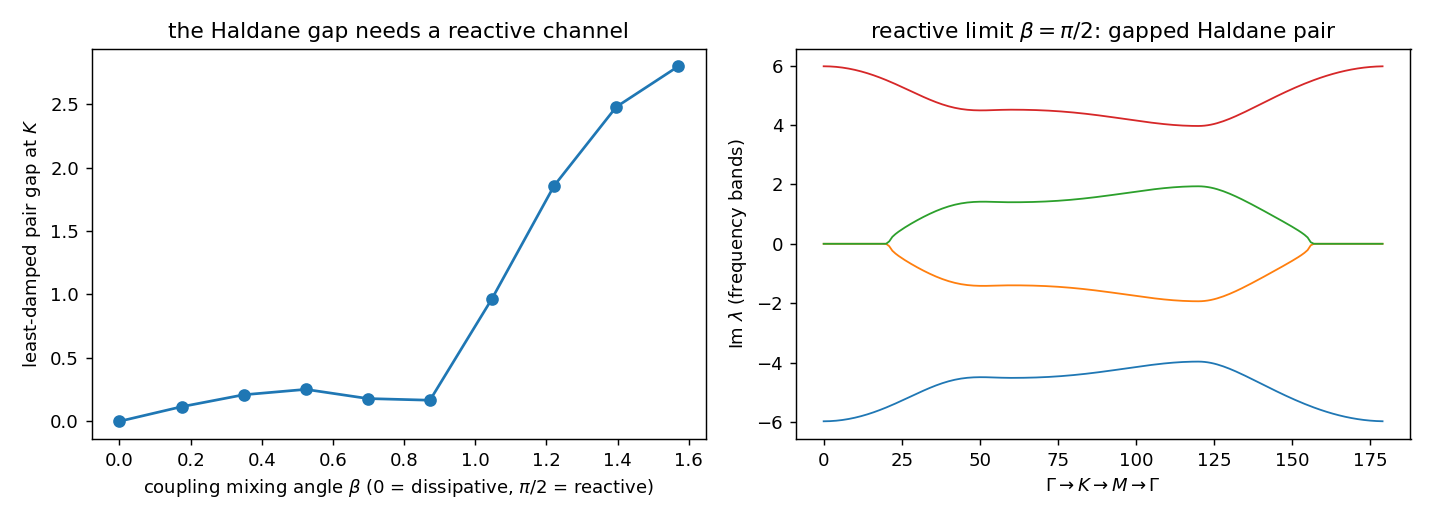

The Python source for this figure:
"""
stuartlandau_haldane_check.py — WHERE the Haldane flux honestly enters the
oscillator linearization (referee-proofing for EMERGENT_FIELDS_PAPER.md)
==========================================================================

THE TRAP (why this script exists): linearizing the PHASE-ONLY Kuramoto-
Sakaguchi model about the uniform synchronized state,

    force on i from j = -K sin(eps_i - eps_j + a_ij)
                      ~ -K sin(a_ij) - K cos(a_ij) (eps_i - eps_j),

gives a coupling matrix ~ cos(a) x (graph Laplacian): REAL SYMMETRIC — cos is
even, so even an antisymmetric lag a_ij = -a_ji contributes identically in
both directions. No mass term, no flux, Dirac points unbroken. Inertia
changes nothing. The Sakaguchi lag CANNOT produce a Haldane phase in a
phase-only model at linear order.

THE HONEST MODEL: limit-cycle (Stuart-Landau) oscillators,

  dz_i/dt = (mu + i w) z_i - |z_i|^2 z_i + e^{i beta} Sum_j g_ij e^{i a_ij} z_j

whose phase reduction IS Kuramoto-Sakaguchi. Two coupling angles matter:
  a_ij : ANTISYMMETRIC link lag (a_ij = -a_ji, Haldane/DMI orientation
         pattern on next-nearest-neighbour bonds) -> the would-be flux;
  beta : the coupling's global dissipative/reactive mixing angle
         (beta = 0: dissipative, real coupling; beta = pi/2: reactive,
         Hamiltonian-like coupling — the magnon limit).

FINDINGS VERIFIED HERE (no Hamiltonian written down by hand):
  (1) The 4x4 Bloch generator M(k) of the linearized dynamics — particle-
      conserving block P(k) = (Haldane Hamiltonian with flux a) plus a local
      anomalous (a, a*) block of strength r0^2 from the amplitude
      nonlinearity — is validated against a brute-force numerical Jacobian
      of the real 2N-dim ODE system on a torus (machine agreement).
  (2) PURELY DISSIPATIVE coupling (beta = 0): the anomalous block pairs each
      Haldane copy with its conjugate (opposite-mass) partner, and the two
      least-damped bands are EXACTLY degenerate at K, K' for every amplitude
      stiffness r0^2: the flux enters the eigenvectors but the spectrum
      stays gapless — no topological phase. (Checked to machine precision.)
      This is the BdG shadow of the phase-only cos-even obstruction.
  (3) REACTIVE coupling component (beta -> pi/2): the conjugate pairing is
      lifted; the positive-frequency band pair acquires the Haldane gap and
      the upper band carries Chern number C = sign(a) (FHS over the
      eigenvector bundle), robust across amplitude stiffness. K-point gap
      grows ~ sin(beta): the flux needs a REACTIVE coupling channel.
  (4) Phase-only control at beta = 0: the 2x2 phase stiffness has d_z == 0
      identically (gap at K exactly zero for all a) — trivial, as claimed.

PLATFORM MORAL: a Haldane phase in oscillator arrays needs (i) amplitude
dynamics (limit-cycle, not phase-only), (ii) an antisymmetric (DMI-like) lag
pattern, and (iii) a reactive component in the coupling. Laser/photonic,
optomechanical, NEMS and JJ couplings are generically complex (reactive +
dissipative), so (iii) is a parameter requirement, not an exclusion.

Run:  python stuartlandau_haldane_check.py     -> prints checks, saves .png
"""
import numpy as np
import matplotlib
matplotlib.use("Agg")
import matplotlib.pyplot as plt

SQ3 = np.sqrt(3.0)
DELTA = np.array([[1.0, 0.0], [-0.5, SQ3 / 2], [-0.5, -SQ3 / 2]])   # A -> B
BVEC = np.array([[0.0, SQ3], [-1.5, -SQ3 / 2], [1.5, -SQ3 / 2]])    # NNN
G1 = 2 * np.pi * np.array([1 / 3, 1 / SQ3])
G2 = 2 * np.pi * np.array([1 / 3, -1 / SQ3])
K_PT = (2 * G1 + G2) / 3

G1C, G2C = 1.0, 0.3          # NN / NNN coupling magnitudes
ALPHA = np.pi / 2            # antisymmetric NNN lag (Haldane/DMI pattern)
MU = 0.5


def structure(kx, ky, alpha, g1=G1C, g2=G2C):
    """Bare Bloch structure matrix S(k): Haldane form with flux = alpha."""
    kb = kx * BVEC[:, 0] + ky * BVEC[:, 1]
    kd = kx * DELTA[:, 0] + ky * DELTA[:, 1]
    gA = 2 * g2 * np.cos(kb + alpha).sum()
    gB = 2 * g2 * np.cos(kb - alpha).sum()
    f = g1 * np.exp(1j * kd).sum()
    return np.array([[gA, f], [np.conj(f), gB]], dtype=complex)


def bloch_generator(kx, ky, mu, alpha, beta, g1=G1C, g2=G2C):
    """4x4 generator of d/dt [aA(k), aB(k), aA*(-k), aB*(-k)] linearized about
    the uniform synchronized state, coupling prefactor e^{i beta}."""
    chi = (3 * g1 + 6 * g2 * np.cos(alpha)) * np.exp(1j * beta)  # uniform sum
    r2 = mu + chi.real                       # fixed-point amplitude^2
    if r2 <= 0:
        raise ValueError("no synchronized limit cycle at these parameters")
    cdiag = mu - 2 * r2 - 1j * chi.imag      # local part in rotating frame
    S = np.exp(1j * beta) * structure(kx, ky, alpha, g1, g2)
    Sm = np.exp(1j * beta) * structure(-kx, -ky, alpha, g1, g2)
    P = cdiag * np.eye(2) + S
    Pc = np.conj(cdiag) * np.eye(2) + np.conj(Sm)
    Q = -r2 * np.eye(2)
    return np.block([[P, Q], [Q, Pc]])


# ----------------------------------------------------------------------------
# (1) validation: brute-force Jacobian on an LxL torus
# ----------------------------------------------------------------------------
def torus_jacobian_eigs(L, mu, alpha, beta, g1=G1C, g2=G2C):
    n = 2 * L * L

    def idx(x, y, s):
        return ((x % L) * L + (y % L)) * 2 + s

    T = np.zeros((n, n), dtype=complex)
    for x in range(L):
        for y in range(L):
            iA, iB = idx(x, y, 0), idx(x, y, 1)
            for jB in (iB, idx(x - 1, y, 1), idx(x, y - 1, 1)):
                T[iA, jB] += g1; T[jB, iA] += g1
            for (dx, dy) in ((1, -1), (0, 1), (-1, 0)):     # +b_m in cell coords
                jA = idx(x + dx, y + dy, 0)
                T[iA, jA] += g2 * np.exp(1j * alpha)
                T[jA, iA] += g2 * np.exp(-1j * alpha)
                jB = idx(x + dx, y + dy, 1)
                T[iB, jB] += g2 * np.exp(-1j * alpha)
                T[jB, iB] += g2 * np.exp(1j * alpha)
    T *= np.exp(1j * beta)
    chi = (3 * g1 + 6 * g2 * np.cos(alpha)) * np.exp(1j * beta)
    r2 = mu + chi.real
    dw = -chi.imag                       # rotating-frame detuning

    def rhs(u):
        z = u[:n] + 1j * u[n:]
        dz = (mu + 1j * dw) * z - np.abs(z) ** 2 * z + T @ z
        return np.concatenate([dz.real, dz.imag])

    u0 = np.concatenate([np.full(n, np.sqrt(r2)), np.zeros(n)])
    assert np.max(np.abs(rhs(u0))) < 1e-12, "uniform state not a fixed point"
    eps = 1e-6
    J = np.empty((2 * n, 2 * n))
    for m in range(2 * n):
        d = np.zeros(2 * n); d[m] = eps
        J[:, m] = (rhs(u0 + d) - rhs(u0 - d)) / (2 * eps)
    return np.linalg.eigvals(J)


def bloch_eigs_all(L, mu, alpha, beta):
    ev = []
    for p in range(L):
        for q in range(L):
            k = (p / L) * G1 + (q / L) * G2
            ev.append(np.linalg.eigvals(
                bloch_generator(k[0], k[1], mu, alpha, beta)))
    return np.concatenate(ev)


# ----------------------------------------------------------------------------
# spectral gap of the least-damped pair at a given k
# ----------------------------------------------------------------------------
def pair_gap(kx, ky, mu, alpha, beta):
    lam = np.linalg.eigvals(bloch_generator(kx, ky, mu, alpha, beta))
    lam = lam[np.argsort(-lam.real)]
    return abs(lam[0] - lam[1])          # complex-plane distance, bands 0-1


# ----------------------------------------------------------------------------
# Chern number of the positive-frequency bands (reactive regime)
# ----------------------------------------------------------------------------
def chern_posfreq(mu, alpha, beta, n=36, band="upper"):
    """FHS Chern number over the eigenvector field of the positive-frequency
    (Im lambda > 0) pair of M(k); band = 'upper'/'lower' by Im lambda."""
    s = (np.arange(n) + 0.5) / n
    u = np.empty((n, n, 4), dtype=complex)
    mingap = np.inf
    sel = 1 if band == "upper" else 0
    for i in range(n):
        for j in range(n):
            k = s[i] * G1 + s[j] * G2
            lam, vec = np.linalg.eig(
                bloch_generator(k[0], k[1], mu, alpha, beta))
            pos = np.argsort(lam.imag)[-2:]          # two largest Im
            pos = pos[np.argsort(lam.imag[pos])]     # [lower, upper]
            u[i, j] = vec[:, pos[sel]]
            mingap = min(mingap, abs(lam[pos[1]] - lam[pos[0]]))

    def link(arr, axis):
        ov = np.sum(np.conj(arr) * np.roll(arr, -1, axis=axis), axis=-1)
        return ov / np.abs(ov)

    U1, U2 = link(u, 0), link(u, 1)
    F = np.angle(U1 * np.roll(U2, -1, axis=0) / (np.roll(U1, -1, axis=1) * U2))
    return int(np.rint(F.sum() / (2 * np.pi))), mingap


def main():
    print("=" * 72)
    print("(1) Bloch generator vs brute-force Jacobian (L=6 torus, 144 dims)")
    for beta in (0.0, np.pi / 2, 0.3):
        ej = torus_jacobian_eigs(6, MU, ALPHA, beta)
        eb = bloch_eigs_all(6, MU, ALPHA, beta)
        # multiset comparison robust to degenerate-eigenvalue sort order
        d = np.abs(ej[:, None] - eb[None, :])
        err = max(d.min(axis=0).max(), d.min(axis=1).max())
        print(f"    beta = {beta:5.3f}:  multiset eig distance = {err:.3e}")
        assert err < 1e-5

    print("(2) DISSIPATIVE coupling (beta=0): least-damped pair at K")
    print("    (particle-hole pairing carries the conjugate, opposite-mass")
    print("     Haldane copy -> exact degeneracy, NO topological gap):")
    for mu in (0.5, 4.0, 32.0):
        g = pair_gap(K_PT[0], K_PT[1], mu, ALPHA, 0.0)
        r2 = mu + 3 * G1C + 6 * G2C * np.cos(ALPHA)
        print(f"    r0^2 = {r2:6.2f}:  |lambda_0 - lambda_1|(K) = {g:.2e}")

    print("(3) REACTIVE coupling (beta=pi/2): positive-frequency bands")
    for a in (ALPHA, -ALPHA):
        C, gap = chern_posfreq(MU, a, np.pi / 2)
        print(f"    alpha = {a:+.3f}:  C(upper) = {C:+d}   "
              f"(min pair gap {gap:.4f})")
    print("    robustness across amplitude stiffness (alpha=+pi/2):")
    for mu in (0.2, 1.0, 4.0, 16.0):
        C, gap = chern_posfreq(mu, ALPHA, np.pi / 2, n=30)
        # at beta=pi/2, alpha=pi/2: chi = 3i*g1 is imaginary => r0^2 = mu
        chi = (3 * G1C + 6 * G2C * np.cos(ALPHA)) * np.exp(1j * np.pi / 2)
        r2 = mu + chi.real
        print(f"    r0^2 = {r2:6.2f}:  C = {C:+d}   (min pair gap {gap:.4f})")

    print("(3b) K-point gap vs dissipative/reactive mixing angle beta:")
    betas = np.linspace(0, np.pi / 2, 10)
    gk = [pair_gap(K_PT[0], K_PT[1], MU, ALPHA, b) for b in betas]
    for b, g in zip(betas, gk):
        print(f"    beta = {b:5.3f}:  gap(K) = {g:.4f}")

    print("(4) phase-only control: d_z(K) with lag, any pattern")
    #    linear phase coefficient is cos(a_ij) = cos(a) both directions ->
    #    the mass channel d_z = (gA - gB)/2 with cos-weights is identically 0:
    kb = K_PT[0] * BVEC[:, 0] + K_PT[1] * BVEC[:, 1]
    dz = (2 * G2C * np.cos(ALPHA) * np.cos(kb).sum()
          - 2 * G2C * np.cos(-ALPHA) * np.cos(kb).sum()) / 2
    print(f"    d_z(K)|phase-only = {dz:.2e}  (gapless for every alpha)")

    fig, ax = plt.subplots(1, 2, figsize=(11, 4))
    ax[0].plot(betas, gk, "o-")
    ax[0].set(xlabel=r"coupling mixing angle $\beta$ (0 = dissipative, "
                     r"$\pi/2$ = reactive)",
              ylabel=r"least-damped pair gap at $K$",
              title="the Haldane gap needs a reactive channel")
    nodes = [np.zeros(2), K_PT, (G1 + G2) / 2, np.zeros(2)]
    path = []
    for a_, b_ in zip(nodes[:-1], nodes[1:]):
        for t in np.linspace(0, 1, 60, endpoint=False):
            path.append(a_ + t * (b_ - a_))
    lam = np.array([np.sort(np.linalg.eigvals(
        bloch_generator(k[0], k[1], MU, ALPHA, np.pi / 2)).imag)
        for k in path])
    for b in range(4):
        ax[1].plot(lam[:, b], lw=1)
    ax[1].set(xlabel=r"$\Gamma \to K \to M \to \Gamma$",
              ylabel=r"Im $\lambda$ (frequency bands)",
              title=r"reactive limit $\beta=\pi/2$: gapped Haldane pair")
    fig.tight_layout()
    out = __file__.replace(".py", ".png")
    fig.savefig(out, dpi=130)
    print(f"figure -> {out}")


if __name__ == "__main__":
    main()
